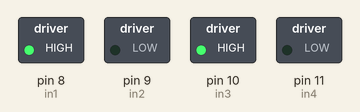
This sketch was run on a simulated Arduino Uno, built with avr-gcc and run on an emulated ATmega328P. Parts: switched loads named in the sketch (green lamp = pin HIGH).

Above: at 0.1 s.
Timing chart, 0 to 1.6 s (numbered marks = the images above):
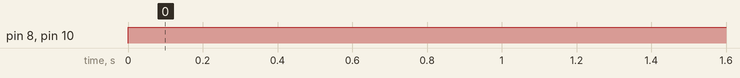

Measured:
- by itself, pin 8 (in1), pin 10 (in3): LOW → HIGH at 0.00 s

The sketch:

deneme1.ino
```cpp
const int in1 = 8;     // Motor sürücümüze bağladığımız pinleri tanımlıyoruz
const int in2 = 9;
const int in3 =  10;
const int in4 =  11;
void setup()
{
pinMode(in1, OUTPUT);  //Tüm pinlerden güç çıkışı olacağı için OUTPUT olarak ayarladık.
pinMode(in2, OUTPUT);
pinMode(in3, OUTPUT);
pinMode(in4, OUTPUT);
}
void loop()
{
// motor 1
digitalWrite(in1, HIGH);
digitalWrite(in2,  LOW);
// motor 2
digitalWrite(in3, HIGH);
digitalWrite(in4,  LOW);
}
```
